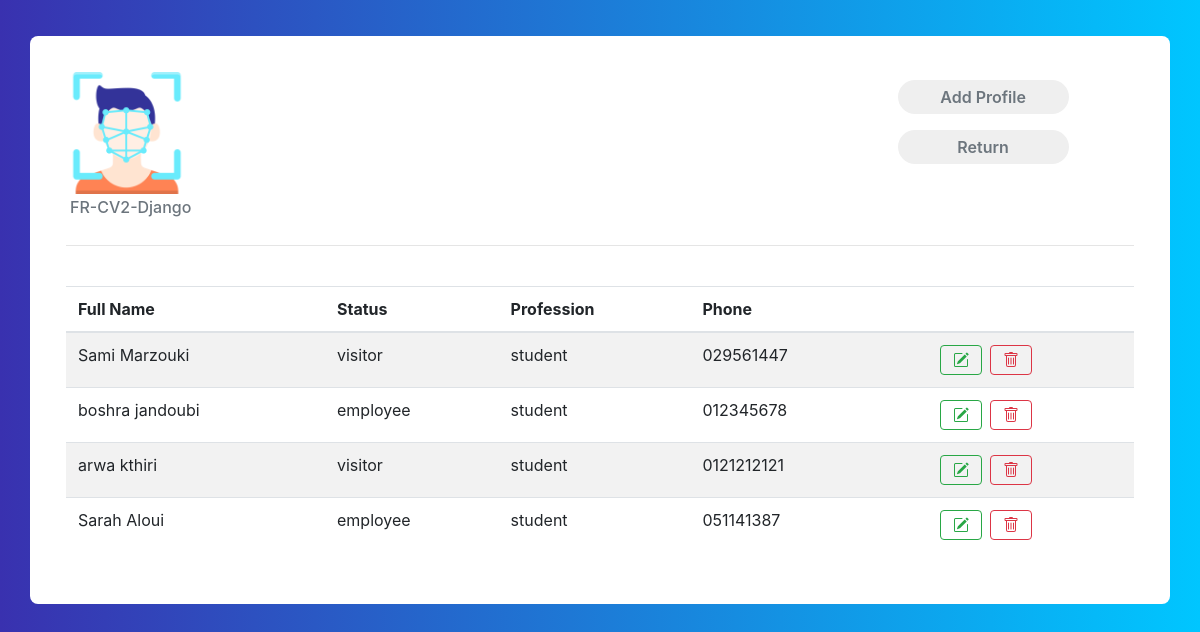
/profiles/, run on the app's committed database.
### core/models.py (models this page shows, shortened)
class Profile(models.Model):
    first_name = models.CharField(max_length=70)
    last_name = models.CharField(max_length=70)
    date = models.DateField()
    phone = models.BigIntegerField()
    email = models.EmailField()
    ranking = models.IntegerField()
    profession = models.CharField(max_length=200)
    status = models.CharField(choices=types, max_length=20, null=True, blank=False, default='employee')
    present = models.BooleanField(default=False)
    image = models.ImageField()
    updated = models.DateTimeField(auto_now=True)
    shift = models.TimeField()

### core/views.py (the view)
# urls.py: path('profiles/', profiles, name='profiles'),
def profiles(request):
    profiles = Profile.objects.all()
    context = {
        'profiles': profiles
    }
    return render(request, 'core/profiles.html', context)

### core/templates/core/profiles.html (shortened to what this page needs)
{% extends "core/base.html" %}
{% load static %}
{% block content %}
<div class="container emp-profile">
    <div class="row">
        <div class="col-md-3">
            <img src="{% static 'img/fcicon.png'%}" alt="" width="50%">
            <h6 class="text-muted p-1"> FR-CV2-Django</h6>
        </div>
        <div class="col-md-6">
        </div>
        <div class="col-md-3">
            <a href="{% url 'add_profile' %}"><input type="submit" class="profile-edit-btn m-2 " name="btnAddMore"
                    value="Add Profile" /></a>
            <a   href="{% url 'index' %}"><input type="submit" class="profile-edit-btn m-2 "
                        name="btnAddMore" value="Return" /></a>
        </div>
    </div>
    <hr>
    <div class="tab-content" id="myTabContent">
        <br>
        <table class="table table-striped ">
            <thead>
                <tr>
                    <th scope="col">Full Name</th>
                    <th scope="col">Status</th>
                    <th scope="col">Profession</th>
                    <th scope="col">Phone</th>
                    <th scope="col"> </th>
                    <th scope="col"> </th>
                </tr>
            </thead>
            <tbody>
                {% for profile in profiles %}
                <tr>
                    <td>{{profile.first_name}} {{profile.last_name}}</td>
                    <td>{{profile.status}}</td>
                    <td>{{profile.profession}}</td>
                    <td>0{{profile.phone}}</td>
                    <td></td>
                    <td>
                        <div class="btn-group btn-group-toggle">
                            <a href="{% url 'edit_profile' profile.id %}">
                                <button type="button" class="btn btn-outline-success mr-1">
                                </button>
                            </a>
                            <a href="{% url 'delete_profile' profile.id %}">
                                <button type="button" class="btn btn-outline-danger ml-1">
                                </button>
                            </a>
                        </div>
                    </td>
                </tr>
                {% endfor%}
            </tbody>
        </table>
    </div>
</div>
{% endblock content %}

### static/css/details.css (style rules this page uses)
.emp-profile { padding: 3%; margin-top: 3%; margin-bottom: 3%; border-radius: 0.5rem; background: #fff; }
.profile-edit-btn { border: none; border-radius: 1.5rem; width: 70%; padding: 2%; font-weight: 600; color: #6c757d; cursor: pointer; }

### static/css/body.css (style rules this page uses)
body { background: -webkit-linear-gradient(left, #3931af, #00c6ff); }

### data on the page
Profile: first_name "Sami", last_name "Marzouki", status "visitor", profession "student", phone "29561447"
Profile: first_name "boshra", last_name "jandoubi", status "employee", profession "student", phone "12345678"
Profile: first_name "arwa", last_name "kthiri", status "visitor", profession "student", phone "121212121"
Profile: first_name "Sarah", last_name "Aloui", status "employee", profession "student", phone "51141387"
